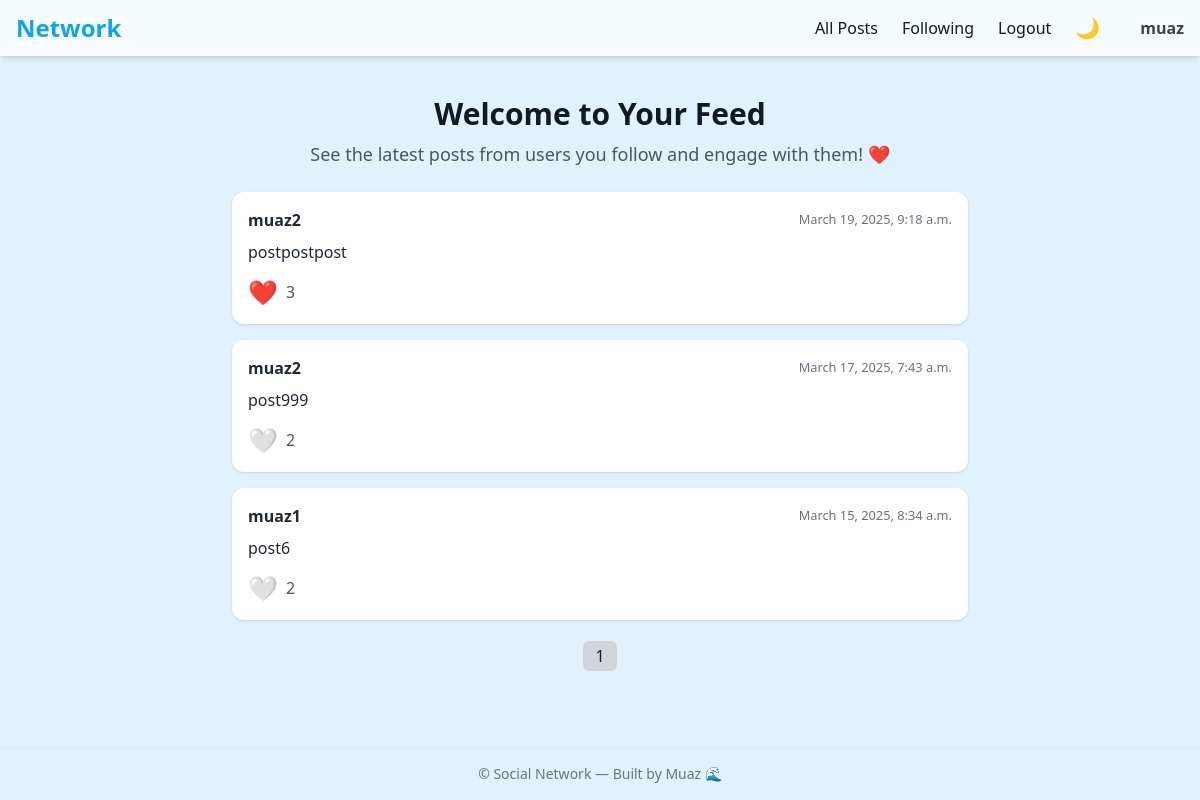
The app's page /following (signed in), older data.
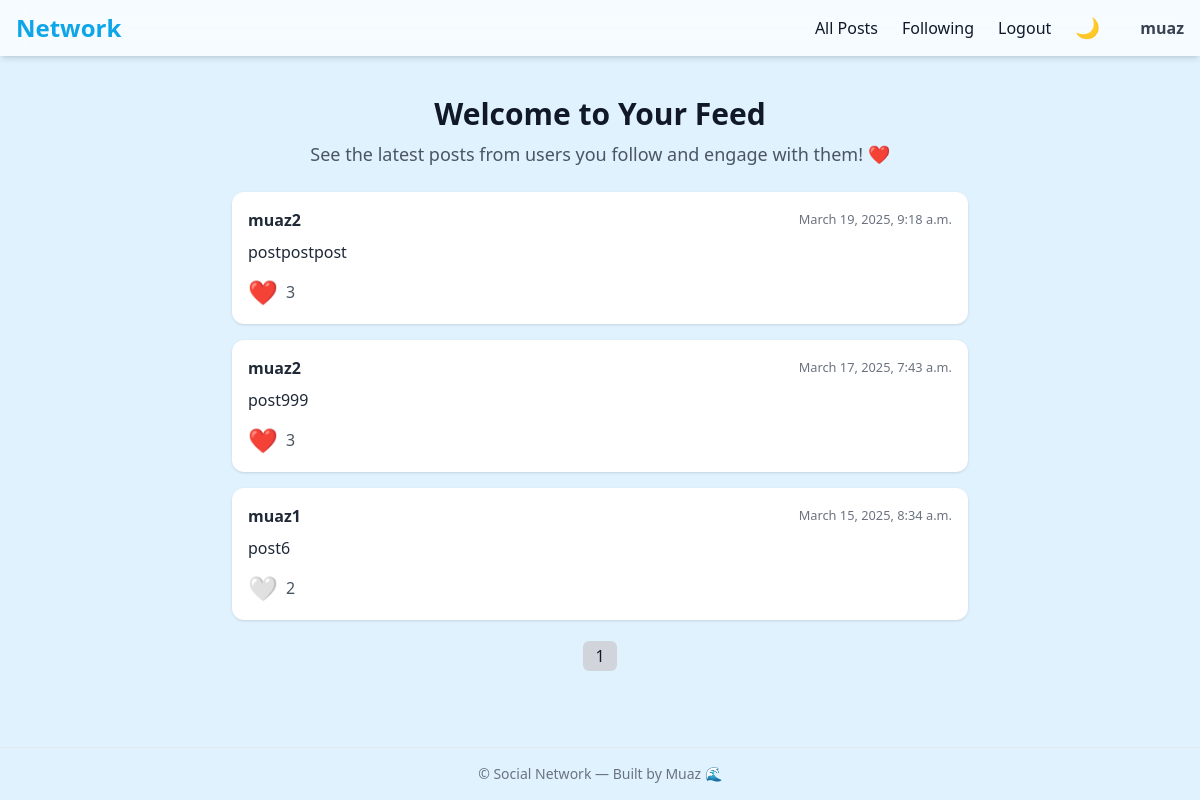
The same page, newer data.
### network/models.py (models this page shows)
class Posts(models.Model):
    newpost=models.TextField()
    creator=models.ForeignKey(User, on_delete=models.CASCADE,related_name="Allposts")
    likes = models.IntegerField(default=0)
    liked_by=models.ManyToManyField(User,related_name="likedpost",blank=True)
    timestamp= models.DateTimeField(auto_now_add=True)

class User(AbstractUser):
    pass

### network/views.py (the view)
# urls.py: path('following', views.following, name='following'),
def following(request):
    user = request.user
    allfollowings = user.followers.all()
    followed = [follow.following for follow in allfollowings]
    items= Posts.objects.filter(creator__in=followed).order_by('-timestamp')
    paginator=Paginator(items,10)
    page=request.GET.get('page', 1)
    query=paginator.get_page(page)
    return render(request, "network/following.html", {"query": query})

### network/templates/network/following.html (shortened to what this page needs)
{% extends "network/layout.html" %}
{% block body %}
<div class="max-w-3xl mx-auto mt-6">
    <div class="mb-6 text-center">
        <h1 class="text-3xl font-bold mb-2">Welcome to Your Feed</h1>
        <p class="text-gray-600 dark:text-gray-400 text-lg">See the latest posts from users you follow and engage with them! ❤️</p>
    </div>
    {% if query %}
        <div class="flex flex-col gap-4">
            {% for i in query %}
            <div class="bg-white dark:bg-[#1E293B] p-4 rounded-xl shadow hover:shadow-lg transition">
                <div class="flex justify-between items-center mb-2">
                    <a href="{% url 'profile' i.creator.id %}" class="font-semibold text-gray-800 dark:text-gray-100">{{ i.creator.username }}</a>
                    <small class="text-gray-500 dark:text-gray-400">{{ i.timestamp }}</small>
                </div>
                <p class="text-gray-800 dark:text-gray-200">{{ i.newpost }}</p>
                <div class="mt-3 flex items-center gap-2">
                    <button
                        class="like-button text-2xl focus:outline-none transition-colors duration-200"
                        data-post-id="{{ i.id }}"
                        {% if user in i.liked_by.all %}
                            style="color:red;"
                        {% else %}
                            style="color:white;"
                        {% endif %}
                    >
                        {% if user in i.liked_by.all %}
                            ❤️
                        {% else %}
                            🤍
                        {% endif %}
                    </button>
                    <span class="text-gray-600 dark:text-gray-400" id="likes-count-{{ i.id }}">{{ i.likes }}</span>
                </div>
            </div>
            {% endfor %}
        </div>
    {% else %}
        <p class="text-center text-gray-600 dark:text-gray-400 mt-6 text-lg">
            Your feed is currently empty. Start following users to see their posts here!
        </p>
    {% endif %}
    <div class="mt-6 flex justify-center">
        <nav>
            <ul class="flex gap-1">
                {% for page_num in query.paginator.page_range %}
                    {% if query.number == page_num %}
                    <li><span class="px-3 py-1 rounded-md bg-gray-300 dark:bg-gray-600">{{ page_num }}</span></li>
                    {% else %}
                    <li><a href="?page={{ page_num }}" class="px-3 py-1 rounded-md hover:bg-gray-200 dark:hover:bg-gray-700">{{ page_num }}</a></li>
                    {% endif %}
                {% endfor %}
            </ul>
        </nav>
    </div>
</div>
{% endblock %}

Row changes from the older to the newer data that the page shows:
changed Posts "post999": likes "2" → "3"; text "🤍" → "❤️"
